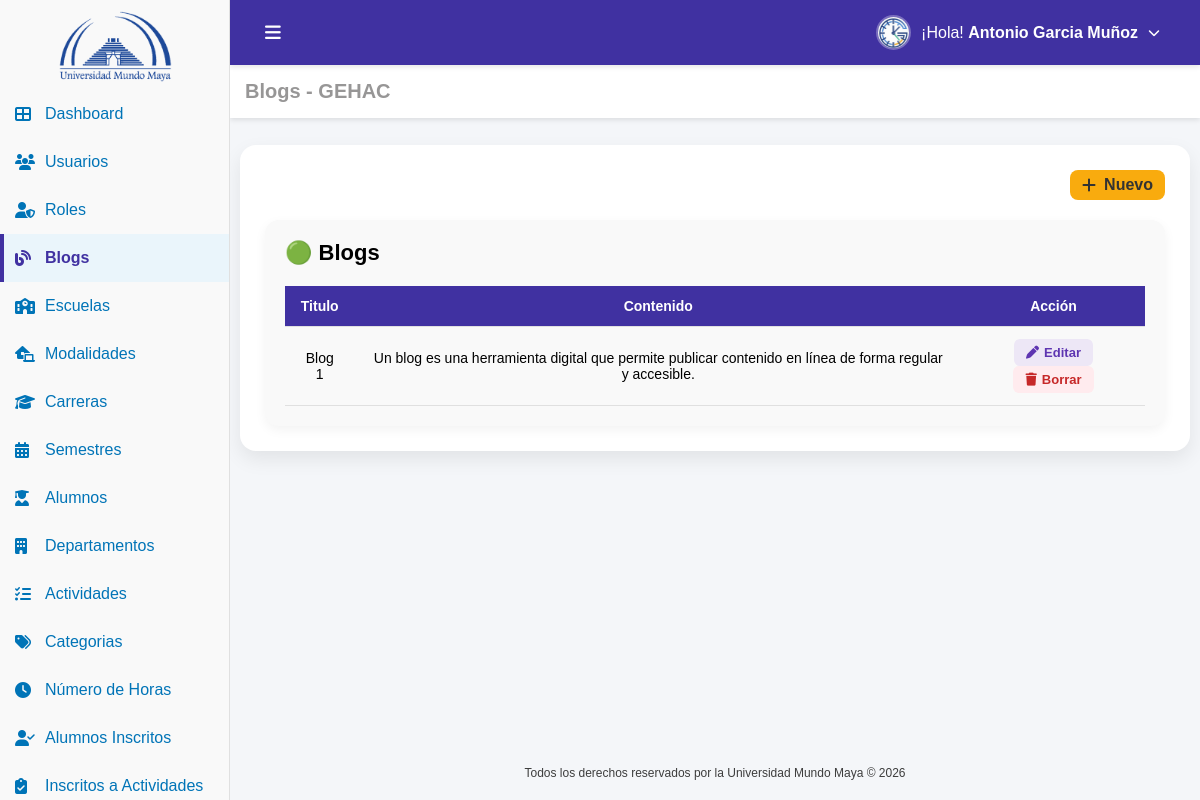
The app's page /blogs.php (signed in) with its own data.
### tables this page shows
CREATE TABLE IF NOT EXISTS `usuario` (
  `id_usuario` int NOT NULL AUTO_INCREMENT,
  `nombre` varchar(100) NOT NULL,
  `nombre_s` varchar(100) DEFAULT NULL,
  `apellido_p` varchar(100) DEFAULT NULL,
  `apellido_m` varchar(100) DEFAULT NULL,
  `matricula` varchar(100) DEFAULT NULL,
  `estado` tinyint(1) NOT NULL DEFAULT '1',
  `correo` varchar(100) NOT NULL,
  `password` varchar(100) NOT NULL,
  `id_carrera` int DEFAULT NULL,
  `id_modalidad` int DEFAULT NULL,
  `id_rol` int DEFAULT NULL,
  `fecha_registro` datetime DEFAULT CURRENT_TIMESTAMP,
  PRIMARY KEY (`id_usuario`) USING BTREE,
  UNIQUE KEY `correo` (`correo`),
  KEY `fk_usuario_carrera` (`id_carrera`) USING BTREE,
  KEY `fk_usuario_modalidad` (`id_modalidad`) USING BTREE,
  KEY `fk_usuario_rol` (`id_rol`) USING BTREE,
  CONSTRAINT `fk_usuario_carrera` FOREIGN KEY (`id_carrera`) REFERENCES `carrera` (`id_carrera`),
  CONSTRAINT `fk_usuario_modalidad` FOREIGN KEY (`id_modalidad`) REFERENCES `modalidad` (`id_modalidad`),
  CONSTRAINT `fk_usuario_rol` FOREIGN KEY (`id_rol`) REFERENCES `rol` (`id_rol`)
);

CREATE TABLE IF NOT EXISTS `blog` (
  `id_blog` int NOT NULL AUTO_INCREMENT,
  `nombre` varchar(50) NOT NULL,
  `contenido` varchar(250) NOT NULL,
  `fecha_registro` datetime DEFAULT (now()),
  PRIMARY KEY (`id_blog`)
);

### conf.php (called while the page is built, shortened)
<?php
function tiene_permiso($archivo_php, $accion = 'VER') {
    if (isset($_SESSION['permisos'][$archivo_php])) {
        return in_array($accion, $_SESSION['permisos'][$archivo_php]);
    }
    return false;
}

### auth.php (called while the page is built, shortened)
<?php
require_once('conf.php');
$id_usuario=$_SESSION['id_usuario'];
include('conexion.php');
$sql="
SELECT
u.nombre,
u.nombre_s,
u.apellido_p,
u.apellido_m,
u.correo,
u.id_rol,
u.id_carrera,
u.id_modalidad,
r.nombre AS rol
FROM usuario u
INNER JOIN rol r ON u.id_rol = r.id_rol
WHERE u.id_usuario=?
";
$stmt=$conn->prepare($sql);
$stmt->bind_param("i",$id_usuario);
$stmt->execute();
$result=$stmt->get_result();
if($result && $fila=$result->fetch_assoc()){
    $nombreCompleto=trim(
        $fila['nombre']." ".
        $fila['nombre_s']." ".
        $fila['apellido_p']." ".
        $fila['apellido_m']
    );
}else{
    $nombreCompleto="Usuario";
    $rol="Sin rol";
    $id_rol=0;
}
?>

### blogs.php (the view, shortened to what this page needs)
<?php
include("auth.php");
include("conexion.php");
$sql = "SELECT a.id_blog, a.nombre, a.contenido
        FROM blog a
        ORDER BY a.id_blog DESC";
$result = $conn->query($sql);
$blogs = [];
if($result && $result->num_rows > 0) {
    while($fila = $result->fetch_assoc()) {
        $blogs[] = $fila;
    }
}
?>
<!DOCTYPE html>
<html lang="es">
<head>
    <link rel="stylesheet" href="css/blogs.css">
    <link href="https://cdn.jsdelivr.net/npm/remixicon@4.5.0/fonts/remixicon.css" rel="stylesheet"/>
    <link rel="stylesheet" href="https://cdnjs.cloudflare.com/ajax/libs/font-awesome/6.5.0/css/all.min.css">
</head>
<body>
    <div class="sidebar" id="sidebar">
        <a href="dashboard.php" class="logo-link">
            <div class="logo-container">
                <img src="img/uni_4.png" alt="Logo UMMA" class="logo">
            </div>
        </a>
        <ul>
            <li>
                <a href="dashboard.php" >
                    <i class="fas fa-th-large" ></i>
                    <span> Dashboard</span>
                </a>
            </li>
            <?php if (tiene_permiso('usuarios.php', 'VER')): ?>
            <li>
                <a href="usuarios.php" >
                    <i class="fas fa-users" ></i>
                    <span>Usuarios</span>
                </a>
            </li>
            <?php endif; ?>
            <?php if (tiene_permiso('roles.php', 'VER')): ?>
            <li>
                <a href="roles.php">
                    <i class="fas fa-user-shield" ></i>
                    <span>Roles</span>
                </a>
            </li>
            <?php endif; ?>
            <?php if (tiene_permiso('blogs.php', 'VER')): ?>
            <li>
                <a href="blogs.php"  class="active">
                    <i class="fas fa-blog" style="color:#4031a1"></i>
                    <span>Blogs</span>
                </a>
            </li>
            <?php endif; ?>
            <?php if (tiene_permiso('escuelas.php', 'VER')): ?>
            <li>
                <a href="escuelas.php">
                    <i class="fas fa-school"></i>
                    <span>Escuelas</span>
                </a>
            </li>
            <?php endif; ?>
            <?php if (tiene_permiso('modalidades.php', 'VER')): ?>
            <li>
                <a href="modalidades.php">
                    <i class="fas fa-laptop-house"></i>
                    <span>Modalidades</span>
                </a>
            </li>
            <?php endif; ?>
            <?php if (tiene_permiso('carreras.php', 'VER')): ?>
            <li>
                <a href="carreras.php">
                    <i class="fas fa-graduation-cap"></i>
                    <span>Carreras</span>
                </a>
            </li>
            <?php endif; ?>
            <?php if (tiene_permiso('semestres.php', 'VER')): ?>
            <li>
                <a href="semestres.php">
                    <i class="fas fa-calendar-alt"></i>
                    <span>Semestres</span>
                </a>
            </li>
            <?php endif; ?>
            <?php if (tiene_permiso('alumnos.php', 'VER')): ?>
            <li>
                <a href="alumnos.php">
                    <i class="fas fa-user-graduate"></i>
                    <span>Alumnos</span>
                </a>
            </li>
            <?php endif; ?>
            <?php if (tiene_permiso('departamentos.php', 'VER')): ?>
            <li>
                <a href="departamentos.php">
                    <i class="fas fa-building"></i>
                    <span>Departamentos</span>
                </a>
            </li>
            <?php endif; ?>
            <?php if (tiene_permiso('actividades.php', 'VER')): ?>
            <li>
                <a href="actividades.php">
                    <i class="fas fa-tasks"></i>
                    <span>Actividades</span>
                </a>
            </li>
            <?php endif; ?>
            <?php if (tiene_permiso('categorias.php', 'VER')): ?>
            <li>
                <a href="categorias.php">
                    <i class="fas fa-tags"></i>
                    <span>Categorias</span>
                </a>
            </li>
            <?php endif; ?>
            <?php if (tiene_permiso('horas.php', 'VER')): ?>
            <li>
                <a href="horas.php">
                    <i class="fas fa-clock"></i>
                    <span>Número de Horas</span>
                </a>
            </li>
            <?php endif; ?>
            <?php if (tiene_permiso('alumnos_inscritos.php', 'VER')): ?>
            <li>
                <a href="alumnos_inscritos.php">
                    <i class="fas fa-user-check"></i>
                    <span>Alumnos Inscritos</span>
                </a>
            </li>
            <?php endif; ?>
            <?php if (tiene_permiso('inscritos_actividades.php', 'VER')): ?>
            <li>
                <a href="inscritos_actividades.php">
                    <i class="fas fa-clipboard-check"></i>
                    <span>Inscritos a Actividades</span>
                </a>
            </li>
            <?php endif; ?>
        </ul>
    </div>
    <main class="contenido">
        <header class="top-header">
            <div class="header-left">
                <button id="toggle-btn">
                    <i class="fas fa-bars"></i>
                </button>
            </div>
            <div class="header-right">
                <ul>
                    <li class="submenu">
                        <a href="#" class="submenu-toggle">
                            <img src="img/gehac.png" alt="Usuario" class="menu-avatar">
                            <span>¡Hola! <strong> <?php echo $nombreCompleto; ?></strong></span>
                            <i class="fas fa-chevron-down submenu-arrow"></i>
                        </a>
                    </li>
                </ul>
            </div>
        </header>
        <section class="dashboard-section">
            <div class="header-title">
                <h3>Blogs - GEHAC</h3>
            </div>
        </section>
        <section class="content-wrapper">
            <div class="card">
                <div class="products-header">
                    <?php if (tiene_permiso('blogs.php', 'CREAR')): ?>
                        <a href="blogs_crear.php" class="btn btn-primary">
                            <i class="fas fa-plus"></i>
                            <span>Nuevo</span>
                        </a>
                    <?php endif; ?>
                </div>
                <div class="estado-section">
                        <h2 class="estado-title title-proceso">
                            🟢 Blogs
                        </h2>
                        <table id="tablaBlogs" class="estado-table">
                            <thead>
                                <tr>
                                    <th>Titulo</th>
                                    <th>Contenido</th>
                                    <th>Acción</th>
                                </tr>
                            </thead>
                            <tbody>
                                <?php if(!empty($blogs)): ?>
                                    <?php foreach($blogs as $row): ?>
                                        <tr>
                                            <td>
                                                <?= htmlspecialchars($row['nombre']) ?>
                                            </td>
                                            <td>
                                                <?= htmlspecialchars($row['contenido']) ?>
                                            </td>
                                            <td>
                                                <?php $id=(int)$row['id_blog']; ?>
                                                    <?php if (tiene_permiso('blogs.php', 'EDITAR')): ?>
                                                        <a href="blogs_editar.php?id=<?= $id ?>" class="btn-edit">
                                                            <i class="fas fa-pen"></i>
                                                            <span>Editar</span>
                                                        </a>
                                                    <?php endif; ?>
                                                    <?php if (tiene_permiso('blogs.php', 'BORRAR')): ?>
                                                        <a href="blogs_borrar.php?id=<?= $id ?>"
                                                        class="btn-delete"
                                                        onclick="return confirm('¿Eliminar el Blog: <?= htmlspecialchars($row['nombre']) ?>?')">
                                                            <i class="fas fa-trash"></i>
                                                            <span>Borrar</span>
                                                        </a>
                                                    <?php endif; ?>
                                            </td>
                                        </tr>
                                    <?php endforeach; ?>
                                <?php endif; ?>
                            </tbody>
                        </table>
                    </div>
            </div>
        </section>
        <footer class="footer">
            <p class="copy">Todos los derechos reservados por la Universidad Mundo Maya © 2026</p>
        </footer>
    </main>
</body>
</html>

### css/blogs.css (style rules this page uses)
* { margin:0; padding:0; box-sizing:border-box; }
body { font-family:Arial,sans-serif; display:flex; min-height:100vh; background:#f4f6f9; }
.sidebar { width:230px; height:100vh; position:fixed; background:#f9f9f9; color:#0074b7; padding-top:5px; overflow-y:auto; overflow-x:hidden; border-right:1px solid #e0e0e0; transition:.3s; z-index:1001; }
.logo-container { display:flex; justify-content:center; align-items:center; padding:5px 2px; }
.logo { width:120px; max-width:100%; height:auto; object-fit:contain; transition:.3s; }
.logo-link { display:block; text-decoration:none; color:inherit; }
.sidebar ul { list-style:none; }
.sidebar ul li { position:relative; }
.sidebar ul li a { display:flex; align-items:center; padding:15px; text-decoration:none; color:#0074b7; transition:.2s; }
.sidebar ul li a i { min-width:20px; margin-right:10px; color:#0074b7; }
.sidebar ul li a.active { background:#eaf5fb; color:#4031a1; font-weight:600; }
.sidebar ul li a.active::before { content:""; position:absolute; left:0; top:0; width:4px; height:100%; background:#4031a1; }
.contenido { margin-left:230px; padding-top:145px; padding-left:10px; padding-right:10px; flex:1; display:flex; flex-direction:column; min-height:100vh; transition:.3s; }
.top-header { display:flex; justify-content:space-between; align-items:center; height:65px; padding:0 25px; background:#4031a1; position:fixed; top:0; left:230px; right:0; z-index:1000; box-shadow:0 2px 5px rgba(0,0,0,.1); }
#toggle-btn { display:flex; align-items:center; justify-content:center; padding:10px; background:none; border:none; color:white; font-size:18px; cursor:pointer; transition:.3s; }
.header-left { display:flex; align-items:center; }
.header-right ul { list-style:none; }
.submenu { position:relative; }
.submenu-toggle { display:flex; align-items:center; gap:10px; padding:10px 15px; color:white; text-decoration:none; border-radius:8px; transition:.3s; }
.submenu-arrow { font-size:12px; transition:.3s; }
.menu-avatar { width:35px; height:35px; border-radius:50%; object-fit:cover; border:2px solid rgba(255,255,255,.3); transition:.3s; }
.dashboard-section { background:white; padding:15px; position:fixed; top:65px; left:230px; right:0; z-index:999; box-shadow:0 2px 5px rgba(0,0,0,.1); }
.header-title h3 { color:#797777c5; font-size:20px; }
.footer { margin-top:auto; padding:20px 30px; background:#f4f6f9; color:rgba(57,57,57,.98); font-size:12px; text-align:center; position:relative; z-index:1; }
.card { background: #fff; border-radius: 16px; padding: 25px; margin-bottom: 30px; box-shadow: 0 8px 20px rgba(0,0,0,0.08); transition: transform 0.3s, box-shadow 0.3s; }
.card .products-header { display: flex; justify-content: flex-end; align-items: center; margin-bottom: 20px; }
.card .btn-primary { display: inline-flex; align-items: center; gap: 8px; padding: 6px 12px; background: #f9ab0e; color: #333; border-radius: 8px; font-weight: 600; text-decoration: none; transition: background 0.3s, transform 0.2s; }
.card .estado-section { background: #f9f9f9; padding: 20px; border-radius: 14px; box-shadow: 0 4px 12px rgba(0,0,0,0.05); overflow-x: auto; }
.card .estado-title { font-size: 22px; font-weight: 700; margin-bottom: 20px; }
.card .estado-table { width: 100%; border-collapse: collapse; table-layout: auto; font-size: 14px; }
.card .estado-table thead { background: #4031a1; color: #fff; }
.card .estado-table th, .card .estado-table td { padding: 12px 15px; text-align: center; border-bottom: 1px solid #e0e0e0; }
.card .btn-edit, .card .btn-delete { text-decoration: none; padding: 6px 12px; border-radius: 6px; font-size: 13px; font-weight: 600; display: inline-flex; align-items: center; gap: 5px; transition: background 0.2s, transform 0.2s; }
.card .btn-edit { background: #ede7f6; color: #5e35b1; }
.card .btn-delete { background: #ffebee; color: #c62828; }

### records on screen
usuario: nombreCompleto "Antonio Garcia Muñoz"
blog: nombre "Blog 1", contenido "Un blog es una herramienta digital que permite publicar contenido en línea de forma regular y accesible."
